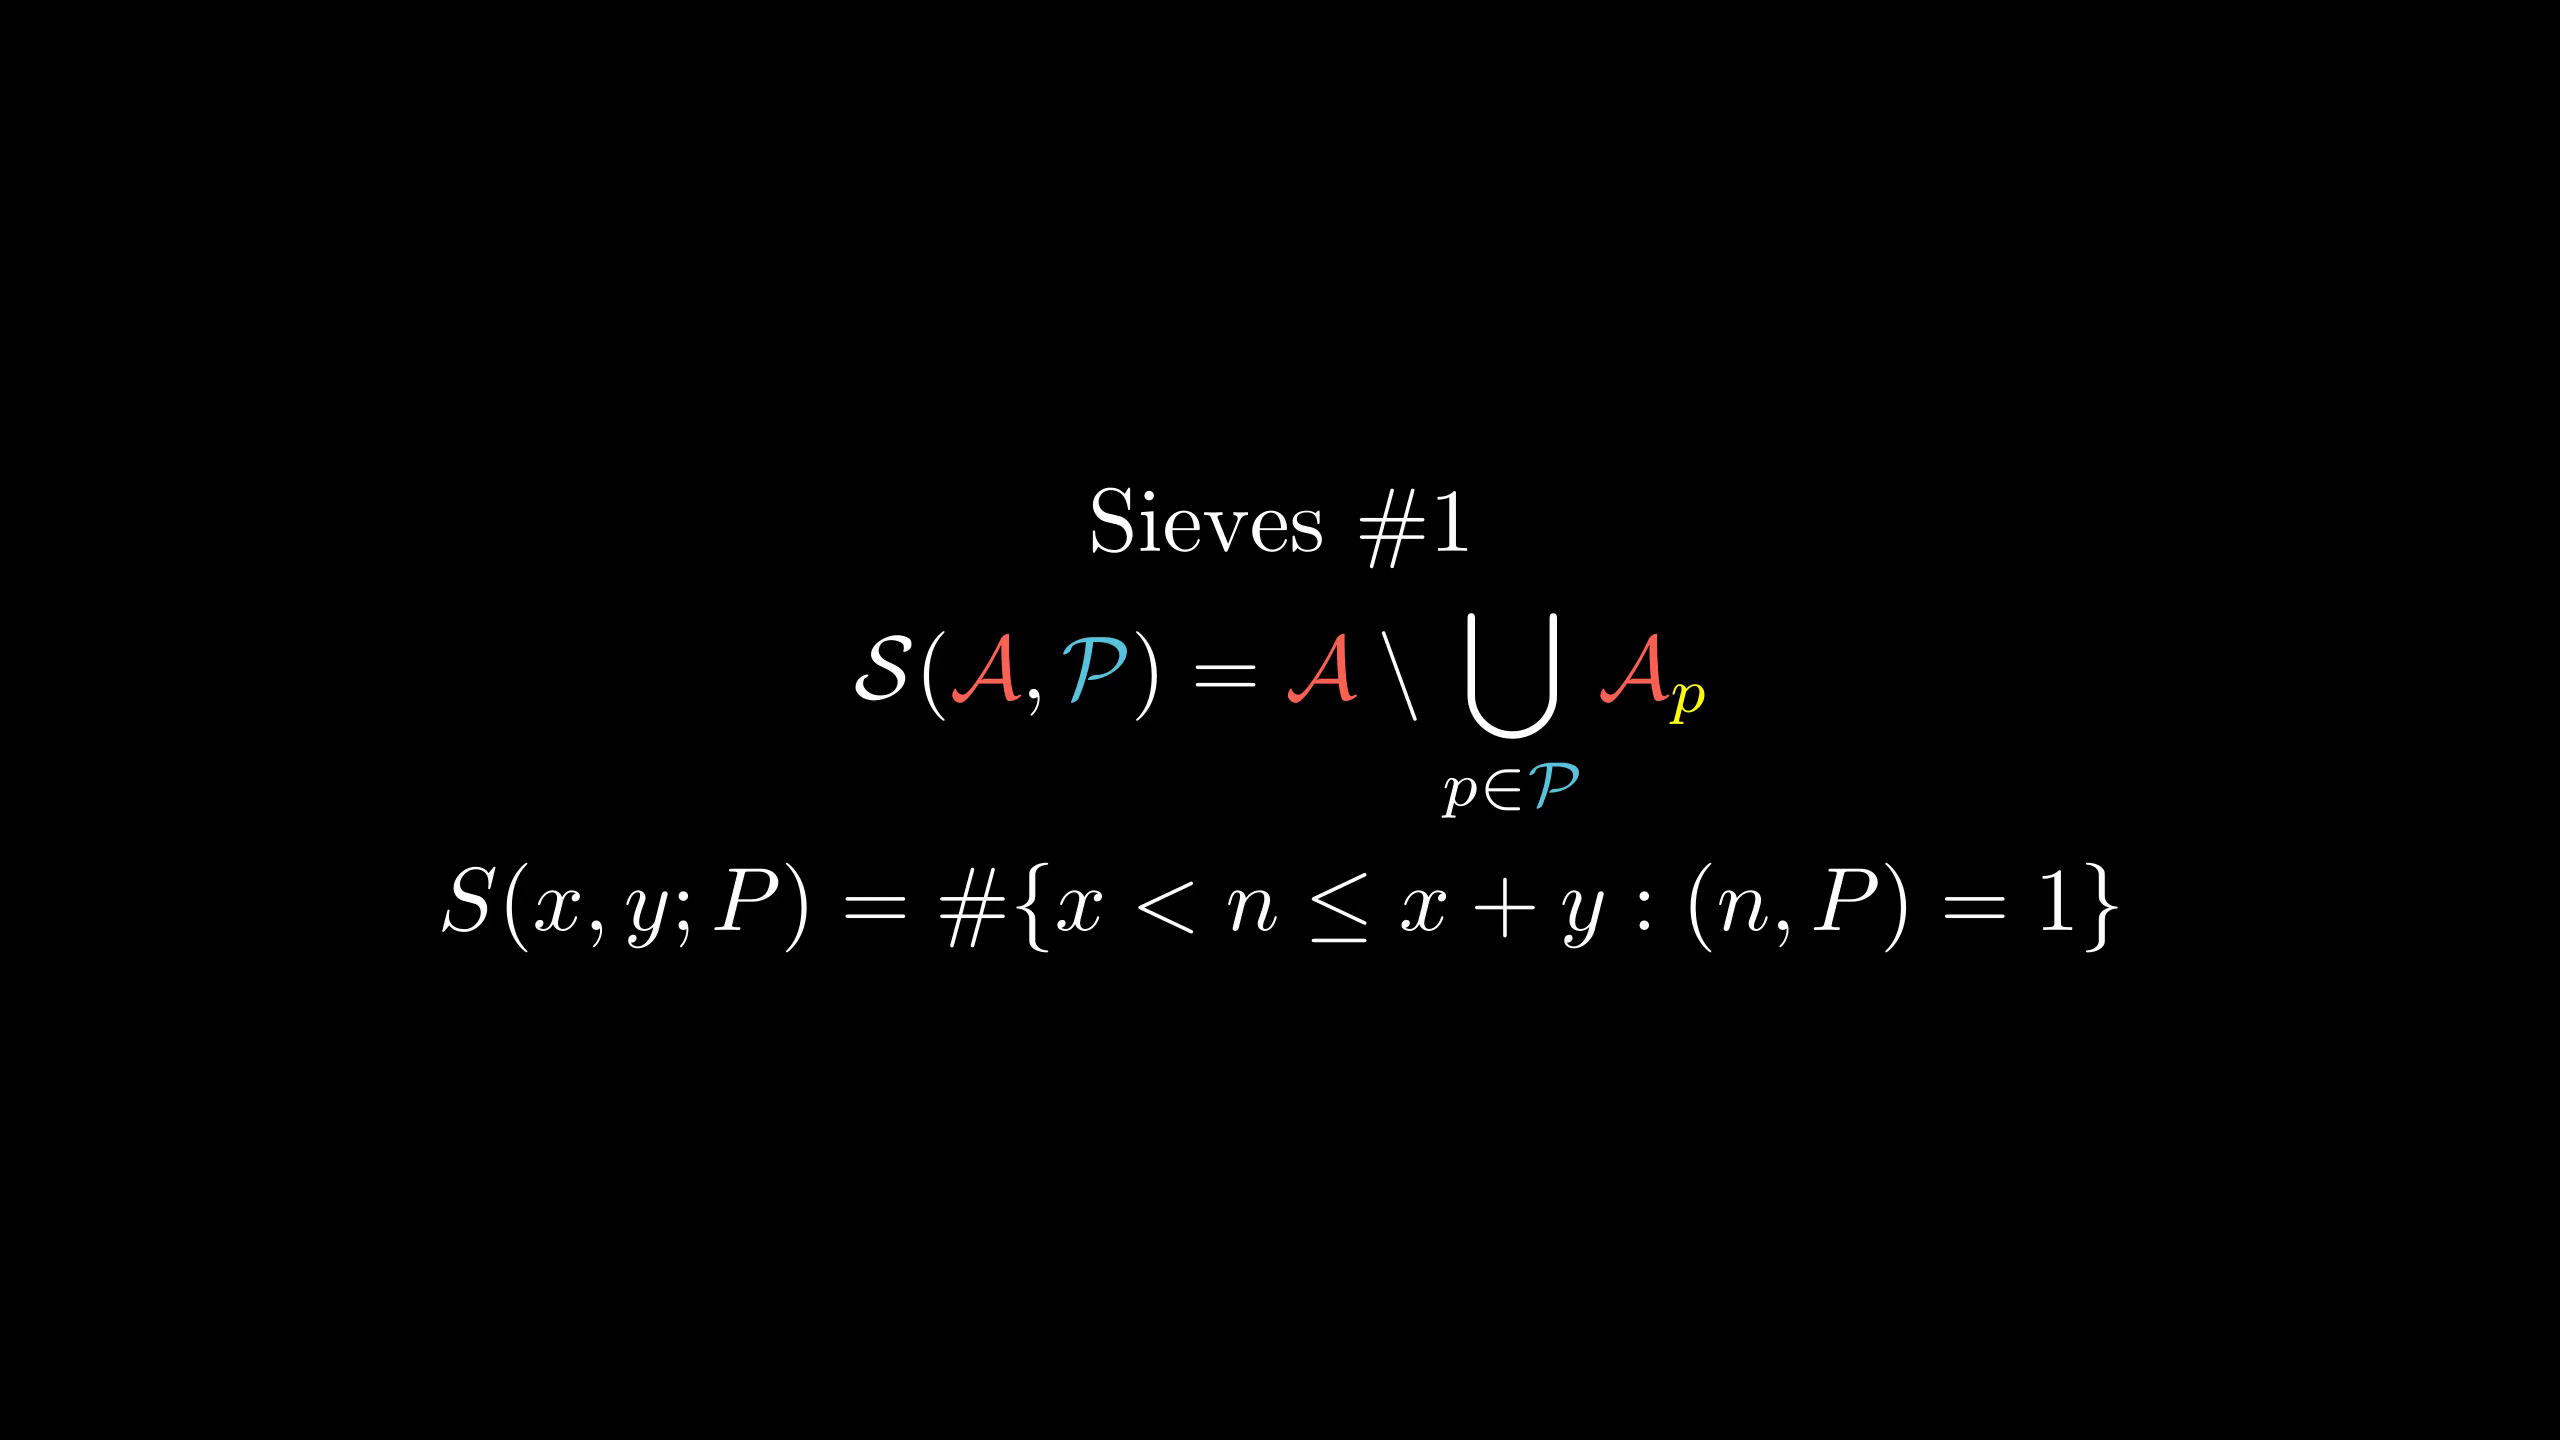

Python code for this plot:
from manimlib.imports import *

class FooScene(Scene):
    def construct(self):
        tit=TextMobject(r"Sieves \#1")
        fml0=TexMobject(r"\mathcal S(\mathcal A,\mathcal P)=\mathcal A\setminus\bigcup_{p\in\mathcal P}\mathcal A_p",
                tex_to_color_map={
                    r"\mathcal A":RED,
                    r"\mathcal P":BLUE,
                    "_p":YELLOW
                })
        fml=TexMobject(r"S(x,y;P)=\#\{x<n\le x+y:(n,P)=1\}")
        self.add(VGroup(tit,fml0,fml).arrange(DOWN))
        self.wait()
